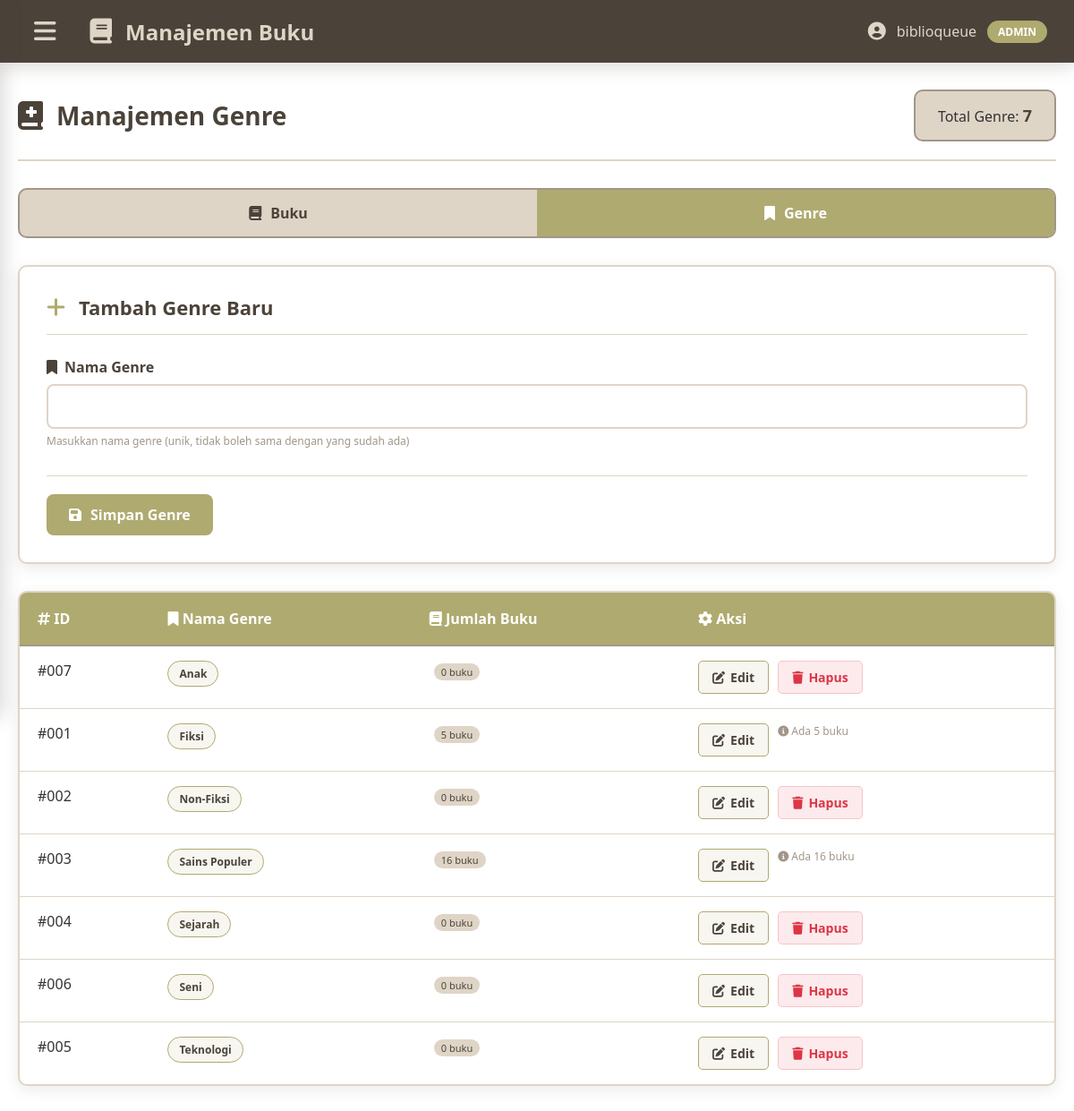
Screenshot of /book_mgmt.php?mode=genres (signed in) with the database file from the repository.
### tables this page shows
CREATE TABLE `genres` (
  `id` int(11) NOT NULL,
  `nama_genre` varchar(50) NOT NULL
);

### book_mgmt.php (the view, shortened to what this page needs)
<?php
require_once 'config.php';
$username = $_SESSION['username'];
$user_type = $_SESSION['user_type'];
$mode = isset($_GET['mode']) && in_array($_GET['mode'], ['books', 'genres']) ? $_GET['mode'] : 'books';
$edit_id = isset($_GET['edit']) ? intval($_GET['edit']) : 0;
$edit_data = null;
$genres_result = $conn->query("SELECT * FROM genres ORDER BY nama_genre");
if ($mode === 'books') {
    $books_sql = "SELECT b.*, g.nama_genre FROM books b
                  JOIN genres g ON b.genre_id = g.id
                  ORDER BY b.created_at DESC";
    $books_result = $conn->query($books_sql);
    $total_books = $books_result->num_rows;
} else {
    $genres_list = $conn->query("SELECT g.*, COUNT(b.id) as book_count
                                 FROM genres g
                                 LEFT JOIN books b ON g.id = b.genre_id
                                 GROUP BY g.id
                                 ORDER BY g.nama_genre");
    $total_genres = $genres_list->num_rows;
}
?>
<!DOCTYPE html>
<html lang="id">
<head>
    <link rel="stylesheet" href="https://cdnjs.cloudflare.com/ajax/libs/font-awesome/6.4.0/css/all.min.css">
</head>
<body>
    <nav class="navbar">
        <div class="logo">
            <button class="sidebar-toggle" id="sidebarToggle">
                <i class="fas fa-bars"></i>
            </button>
            <i class="fas fa-book"></i>
            <h1>Manajemen Buku</h1>
        </div>
        <div class="user-info-nav">
            <i class="fas fa-user-circle"></i>
            <span><?php echo htmlspecialchars($username); ?></span>
            <span class="user-type-nav"><?php echo ucfirst($user_type); ?></span>
        </div>
    </nav>
    <div class="container">
        <div class="header">
            <div class="header-title">
                <i class="fas fa-book-medical"></i>
                <h2><?php echo $mode === 'books' ? 'Manajemen Buku' : 'Manajemen Genre'; ?></h2>
            </div>
            <div class="header-stats">
                Total <?php echo $mode === 'books' ? 'Buku' : 'Genre'; ?>:
                <span><?php echo $mode === 'books' ? $total_books : $total_genres; ?></span>
            </div>
        </div>
        <div class="tabs">
            <button class="tab <?php echo $mode === 'books' ? 'active' : ''; ?>"
                    onclick="window.location.href='book_mgmt.php?mode=books'">
                <i class="fas fa-book"></i> Buku
            </button>
            <button class="tab <?php echo $mode === 'genres' ? 'active' : ''; ?>"
                    onclick="window.location.href='book_mgmt.php?mode=genres'">
                <i class="fas fa-bookmark"></i> Genre
            </button>
        </div>
        <?php if ($mode === 'books'): ?>
            <div class="form-container">
                <div class="form-header">
                    <i class="fas fa-<?php echo $edit_id ? 'edit' : 'plus'; ?>"></i>
                    <h3><?php echo $edit_id ? 'Edit Buku' : 'Tambah Buku Baru'; ?></h3>
                </div>
                <form method="POST" action="proses_buku.php" id="bookForm">
                    <input type="hidden" name="action" value="<?php echo $edit_id ? 'update' : 'create'; ?>">
                    <?php if ($edit_id): ?>
                        <input type="hidden" name="book_id" value="<?php echo $edit_id; ?>">
                    <?php endif; ?>
                    <div class="form-row">
                        <div class="form-group">
                            <label for="judul"><i class="fas fa-heading"></i> Judul Buku</label>
                            <input type="text" id="judul" name="judul" required
                                   value="<?php echo $edit_data ? htmlspecialchars($edit_data['judul']) : ''; ?>">
                            <small>Masukkan judul buku lengkap</small>
                        </div>
                        <div class="form-group">
                            <label for="pengarang"><i class="fas fa-user"></i> Pengarang</label>
                            <input type="text" id="pengarang" name="pengarang" required
                                   value="<?php echo $edit_data ? htmlspecialchars($edit_data['pengarang']) : ''; ?>">
                            <small>Nama penulis/pengarang</small>
                        </div>
                    </div>
                    <div class="form-row">
                        <div class="form-group">
                            <label for="tahun"><i class="fas fa-calendar"></i> Tahun Terbit</label>
                            <input type="number" id="tahun" name="tahun" required min="1000" max="2100"
                                   value="<?php echo $edit_data ? $edit_data['tahun'] : date('Y'); ?>">
                            <small>Tahun publikasi buku</small>
                        </div>
                        <div class="form-group">
                            <label for="genre_id"><i class="fas fa-bookmark"></i> Genre</label>
                            <select id="genre_id" name="genre_id" required>
                                <option value="">Pilih Genre</option>
                                <?php
                                $genres_result->data_seek(0);
                                while ($genre = $genres_result->fetch_assoc()):
                                ?>
                                    <option value="<?php echo $genre['id']; ?>"
                                        <?php echo ($edit_data && $edit_data['genre_id'] == $genre['id']) ? 'selected' : ''; ?>>
                                        <?php echo htmlspecialchars($genre['nama_genre']); ?>
                                    </option>
                                <?php endwhile; ?>
                            </select>
                            <small>Pilih kategori genre buku</small>
                        </div>
                        <div class="form-group">
                            <label for="halaman"><i class="fas fa-file"></i> Jumlah Halaman</label>
                            <input type="number" id="halaman" name="halaman" required min="1"
                                   value="<?php echo $edit_data ? $edit_data['halaman'] : ''; ?>">
                            <small>Total halaman buku</small>
                        </div>
                    </div>
                    <div class="form-row">
                        <div class="form-group">
                            <label for="link_buku"><i class="fas fa-link"></i> Link Buku (URL)</label>
                            <input type="url" id="link_buku" name="link_buku"
                                   value="<?php echo $edit_data ? htmlspecialchars($edit_data['link_buku']) : ''; ?>">
                            <small>Link ke sumber buku (opsional)</small>
                        </div>
                        <div class="form-group">
                            <label for="link_foto"><i class="fas fa-image"></i> Link Foto (URL)</label>
                            <input type="url" id="link_foto" name="link_foto"
                                   value="<?php echo $edit_data ? htmlspecialchars($edit_data['link_foto']) : ''; ?>">
                            <small>Link ke gambar sampul buku (opsional)</small>
                        </div>
                    </div>
                    <div class="form-row">
                        <div class="form-group full-width">
                            <label for="deskripsi"><i class="fas fa-align-left"></i> Deskripsi Buku</label>
                            <textarea id="deskripsi" name="deskripsi" required><?php echo $edit_data ? htmlspecialchars($edit_data['deskripsi']) : ''; ?></textarea>
                            <small>Deskripsi lengkap tentang buku</small>
                        </div>
                    </div>
                    <div class="form-actions">
                        <button type="submit" class="form-button save">
                            <i class="fas fa-save"></i> <?php echo $edit_id ? 'Update Buku' : 'Simpan Buku'; ?>
                        </button>
                        <?php if ($edit_id): ?>
                            <a href="book_mgmt.php?mode=books" class="form-button cancel">
                                <i class="fas fa-times"></i> Batal Edit
                            </a>
                        <?php endif; ?>
                    </div>
                </form>
            </div>
            <div class="table-container">
                <div class="table-responsive">
                    <table class="data-table">
                        <thead>
                            <tr>
                                <th><i class="fas fa-hashtag"></i> ID</th>
                                <th><i class="fas fa-book"></i> Informasi Buku</th>
                                <th><i class="fas fa-bookmark"></i> Genre</th>
                                <th><i class="fas fa-calendar"></i> Tahun</th>
                                <th><i class="fas fa-cog"></i> Aksi</th>
                            </tr>
                        </thead>
                        <tbody>
                            <?php if ($total_books > 0): ?>
                                <?php
                                $books_result->data_seek(0);
                                while ($book = $books_result->fetch_assoc()):
                                ?>
                                    <tr>
                                        <td>#<?php echo str_pad($book['id'], 4, '0', STR_PAD_LEFT); ?></td>
                                        <td>
                                            <div class="book-title"><?php echo htmlspecialchars($book['judul']); ?></div>
                                            <div class="book-author"><?php echo htmlspecialchars($book['pengarang']); ?></div>
                                            <div class="book-description"><?php echo htmlspecialchars(substr($book['deskripsi'], 0, 100)); ?>...</div>
                                        </td>
                                        <td>
                                            <span class="genre-badge"><?php echo htmlspecialchars($book['nama_genre']); ?></span>
                                        </td>
                                        <td><?php echo $book['tahun']; ?></td>
                                        <td>
                                            <div class="action-buttons">
                                                <a href="book_mgmt.php?mode=books&edit=<?php echo $book['id']; ?>"
                                                   class="action-button edit">
                                                    <i class="fas fa-edit"></i> Edit
                                                </a>
                                                <button class="action-button delete"
                                                        onclick="deleteBook(<?php echo $book['id']; ?>, '<?php echo htmlspecialchars(addslashes($book['judul'])); ?>')">
                                                    <i class="fas fa-trash"></i> Hapus
                                                </button>
                                            </div>
                                        </td>
                                    </tr>
                                <?php endwhile; ?>
                            <?php else: ?>
                                <tr>
                                    <td colspan="5">
                                        <div class="empty-state">
                                            <i class="fas fa-book"></i>
                                            <h3>Belum ada buku</h3>
                                            <p>Tambahkan buku pertama Anda menggunakan form di atas</p>
                                        </div>
                                    </td>
                                </tr>
                            <?php endif; ?>
                        </tbody>
                    </table>
                </div>
            </div>
        <?php else: ?>
            <div class="form-container">
                <div class="form-header">
                    <i class="fas fa-<?php echo $edit_id ? 'edit' : 'plus'; ?>"></i>
                    <h3><?php echo $edit_id ? 'Edit Genre' : 'Tambah Genre Baru'; ?></h3>
                </div>
                <form method="POST" action="proses_genre.php" id="genreForm">
                    <div class="form-row">
                        <div class="form-group full-width">
                            <label for="nama_genre"><i class="fas fa-bookmark"></i> Nama Genre</label>
                            <input type="text" id="nama_genre" name="nama_genre" required
                                   value="<?php echo $edit_data ? htmlspecialchars($edit_data['nama_genre']) : ''; ?>">
                            <small>Masukkan nama genre (unik, tidak boleh sama dengan yang sudah ada)</small>
                        </div>
                    </div>
                    <div class="form-actions">
                        <button type="submit" class="form-button save">
                            <i class="fas fa-save"></i> <?php echo $edit_id ? 'Update Genre' : 'Simpan Genre'; ?>
                        </button>
                    </div>
                </form>
            </div>
            <div class="table-container">
                <div class="table-responsive">
                    <table class="data-table">
                        <thead>
                            <tr>
                                <th><i class="fas fa-hashtag"></i> ID</th>
                                <th><i class="fas fa-bookmark"></i> Nama Genre</th>
                                <th><i class="fas fa-book"></i> Jumlah Buku</th>
                                <th><i class="fas fa-cog"></i> Aksi</th>
                            </tr>
                        </thead>
                        <tbody>
                            <?php if ($total_genres > 0): ?>
                                <?php $genres_list->data_seek(0);  ?>
                                <?php while ($genre = $genres_list->fetch_assoc()): ?>
                                    <tr>
                                        <td>#<?php echo str_pad($genre['id'], 3, '0', STR_PAD_LEFT); ?></td>
                                        <td>
                                            <span class="genre-badge"><?php echo htmlspecialchars($genre['nama_genre']); ?></span>
                                        </td>
                                        <td>
                                            <span class="genre-book-count"><?php echo $genre['book_count']; ?> buku</span>
                                        </td>
                                        <td>
                                            <div class="action-buttons">
                                                <a href="book_mgmt.php?mode=genres&edit=<?php echo $genre['id']; ?>"
                                                   class="action-button edit">
                                                    <i class="fas fa-edit"></i> Edit
                                                </a>
                                                <?php if ($genre['book_count'] == 0): ?>
                                                    <button class="action-button delete"
                                                            onclick="deleteGenre(<?php echo $genre['id']; ?>, '<?php echo htmlspecialchars(addslashes($genre['nama_genre'])); ?>')">
                                                        <i class="fas fa-trash"></i> Hapus
                                                    </button>
                                                <?php else: ?>
                                                    <span style="color: var(--taupe); font-size: 12px;">
                                                        <i class="fas fa-info-circle"></i> Ada <?php echo $genre['book_count']; ?> buku
                                                    </span>
                                                <?php endif; ?>
                                            </div>
                                        </td>
                                    </tr>
                                <?php endwhile; ?>
                            <?php endif; ?>
                        </tbody>
                    </table>
                </div>
            </div>
        <?php endif; ?>
    </div>
</body>
</html>

### rows the page displays
genres: id "007", nama_genre "Anak", book_count "0"
genres: id "001", nama_genre "Fiksi", book_count "5"
genres: id "002", nama_genre "Non-Fiksi", book_count "0"
genres: id "003", nama_genre "Sains Populer", book_count "16"
genres: id "004", nama_genre "Sejarah", book_count "0"
genres: id "006", nama_genre "Seni", book_count "0"
genres: id "005", nama_genre "Teknologi", book_count "0"

### other values shown
$username "biblioqueue"
$user_type "ADMIN"
$total_genres "7"
